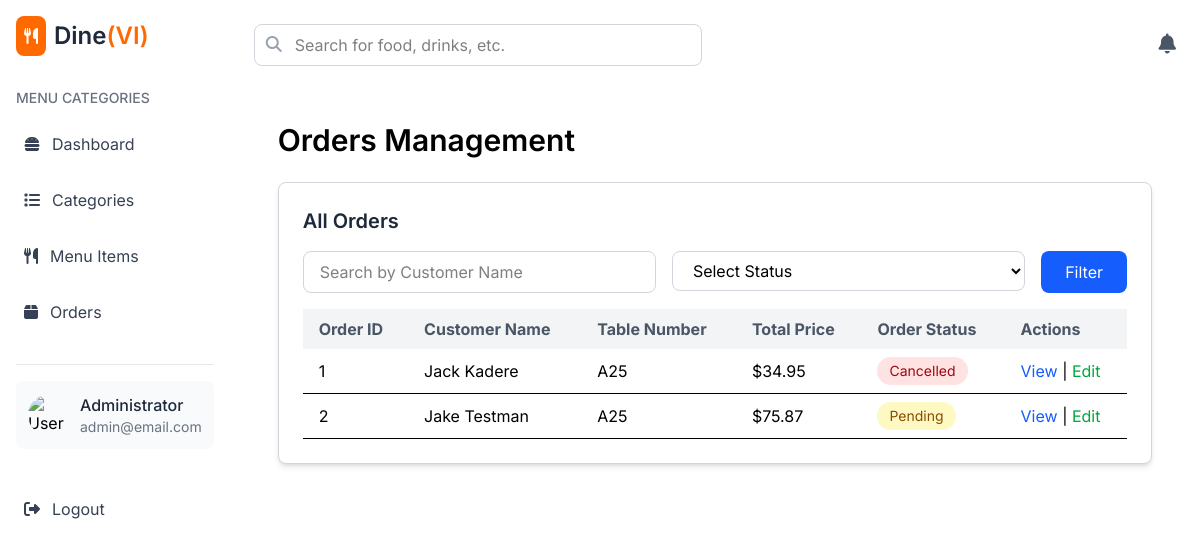
/orders (signed in), run on an earlier commit of the app's database.
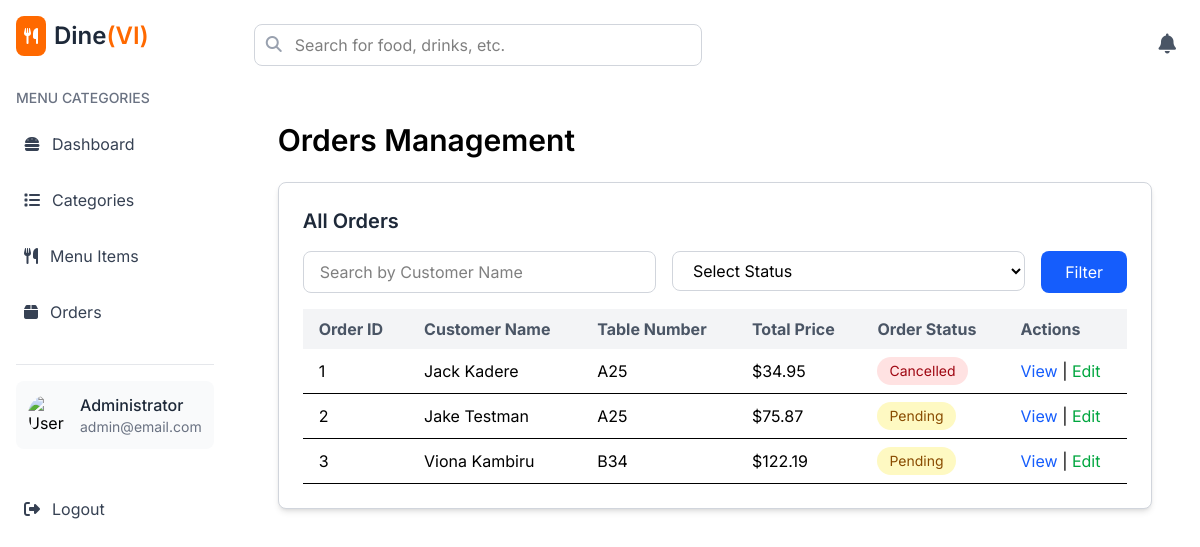
And on a later commit of the database.
### models/models.py (models this page shows, shortened)
class User(db.Model):
    user_id = db.Column(db.Integer, primary_key=True)
    name = db.Column(db.String(100), nullable=False)
    email = db.Column(db.String(150), unique=True, nullable=False)
    password_hash = db.Column(db.String(256), nullable=False)
    role = db.Column(db.String(50), default='waiter')

class Order(db.Model):
    order_id = db.Column(db.Integer, primary_key=True)
    customer_name = db.Column(db.String(100), nullable=False)
    table_number = db.Column(db.String(20), nullable=False)
    order_status = db.Column(db.String(20), default='Pending')
    total_price = db.Column(db.Float, nullable=False)
    created_at = db.Column(db.DateTime, default=db.func.current_timestamp())
    updated_at = db.Column(db.DateTime, default=db.func.current_timestamp(), onupdate=db.func.current_timestamp())

### app.py (the view)
@wraps
def login_required(f):
    @wraps(f)
    def decorated_function(*args, **kwargs):
        if 'user_id' not in session:
            flash('You need to log in first.', 'danger')
            return redirect(url_for('login'))
        return f(*args, **kwargs)
    return decorated_function

### app.py (called while the page is built)
@login_required
@app.route('/orders')
def orders():
    logged_user = User.query.get(session['user_id'])
    orders = Order.query.all()
    return render_template('admin/orders.html', orders = orders, logged_user = logged_user)

### templates/admin/orders.html (shortened to what this page needs)
{% extends "admin/admin_layout.html" %}
{% block admin_content %}
<div class="px-4 py-6">
    <h1 class="text-3xl font-semibold mb-6">Orders Management</h1>
    <div class="bg-white p-6 rounded-lg shadow-md border border-gray-300">
        <h3 class="text-xl font-semibold text-gray-800 mb-4">All Orders</h3>
        <div class="mb-4">
            <form method="GET" action="{{ url_for('orders') }}" class="flex space-x-4">
                <div class="flex-1">
                    <input type="text" name="search" placeholder="Search by Customer Name"
                        class="w-full px-4 py-2 border border-gray-300 rounded-lg focus:outline-none focus:ring-2 focus:ring-blue-500">
                </div>
                <div class="flex-1">
                    <select name="status"
                        class="w-full px-4 py-2 border border-gray-300 rounded-lg focus:outline-none focus:ring-2 focus:ring-blue-500">
                        <option value="">Select Status</option>
                    </select>
                </div>
                <button type="submit"
                    class="px-6 py-2 bg-blue-600 text-white rounded-lg hover:bg-blue-700">Filter</button>
            </form>
        </div>
        <table class="min-w-full table-auto">
            <thead>
                <tr class="bg-gray-100 text-gray-600">
                    <th class="px-4 py-2 text-left">Order ID</th>
                    <th class="px-4 py-2 text-left">Customer Name</th>
                    <th class="px-4 py-2 text-left">Table Number</th>
                    <th class="px-4 py-2 text-left">Total Price</th>
                    <th class="px-4 py-2 text-left">Order Status</th>
                    <th class="px-4 py-2 text-left">Actions</th>
                </tr>
            </thead>
            <tbody>
                {% for order in orders %}
                <tr class="border-b hover:bg-gray-50">
                    <td class="px-4 py-2">{{ order.order_id }}</td>
                    <td class="px-4 py-2">{{ order.customer_name }}</td>
                    <td class="px-4 py-2">{{ order.table_number }}</td>
                    <td class="px-4 py-2">${{ '%.2f'|format(order.total_price) }}</td>
                    <td class="px-4 py-2">
                        <span
                            class="px-3 py-1 inline-block text-sm rounded-full {{ 'bg-yellow-100 text-yellow-800' if order.order_status == 'Pending' else 'bg-green-100 text-green-800' if order.order_status == 'Served' else 'bg-red-100 text-red-800' }}">
                            {{ order.order_status }}
                        </span>
                    </td>
                    <td class="px-4 py-2">
                        <a href="#" class="text-blue-600 hover:text-blue-800">View</a> |
                        <a href="{{ url_for('edit_order', order_id=order.order_id) }}"
                            class="text-green-600 hover:text-green-800">Edit</a>
                    </td>
                </tr>
                {% else %}
                <tr>
                    <td colspan="6" class="px-4 py-2 text-center text-gray-500">No orders found</td>
                </tr>
                {% endfor %}
            </tbody>
        </table>
    </div>
</div>
{% endblock %}

### templates/admin/admin_layout.html (shortened to what this page needs)
{% extends "base.html" %}
{% block content %}
<div class="flex flex-col md:flex-row min-h-screen bg-gray-100">
    <aside class="hidden lg:block shrink-0 w-auto bg-white shadow-lg md:min-h-screen p-4">
        <div class="flex items-center mb-8">
            <div class="bg-orange-500 text-white p-2 rounded-lg mr-2">
                <i class="fas fa-utensils"></i>
            </div>
            <h1 class="text-2xl font-semibold text-gray-800">Dine<span class="text-orange-500">(VI)</span></h1>
        </div>
        <div class="mb-8">
            <h2 class="text-gray-500 text-sm font-medium mb-4">MENU CATEGORIES</h2>
            <ul class="space-y-4">
                <a href="{{ url_for('admin_dashboard') }}"
                    class="flex space-x-2 items-center p-2 rounded-lg text-gray-700 hover:bg-gray-100">
                    <i class="fas fa-hamburger mr-3"></i>
                    <span>Dashboard</span>
                </a>
                <a href="{{ url_for('view_categories') }}"
                    class="flex space-x-2 items-center p-2 rounded-lg text-gray-700 hover:bg-gray-100">
                    <i class="fas fa-list mr-3"></i>
                    <span>Categories</span>
                </a>
                <a href="{{ url_for('view_menu_items') }}"
                    class="flex space-x-2 items-center p-2 rounded-lg text-gray-700 hover:bg-gray-100">
                    <i class="fas fa-utensils mr-3"></i>
                    <span>Menu Items</span>
                </a>
                <a href="{{ url_for('orders') }}"
                    class="flex space-x-2 items-center p-2 rounded-lg text-gray-700 hover:bg-gray-100">
                    <i class="fas fa-box mr-3"></i>
                    <span>Orders</span>
                </a>
            </ul>
        </div>
        <div class="pt-4 border-t border-gray-200">
            <div class="flex items-center p-3 bg-gray-50 rounded-lg">
                <img src="https://www.svgrepo.com/show/384674/account-avatar-profile-user-11.svg" alt="User Profile"
                    class="w-10 h-10 rounded-full mr-3" />
                <div>
                    <h3 class="font-medium text-gray-800">{{ logged_user.name }}</h3>
                    <p class="text-sm text-gray-500">{{ logged_user.email }}</p>
                </div>
            </div>
        </div>
        <a href="{{ url_for('logout') }}"
            class="flex space-x-2 items-center p-2 mt-10 rounded-lg text-gray-700 hover:bg-gray-100">
            <i class="fas fa-sign-out-alt mr-3"></i>
            <span>Logout</span>
        </a>
    </aside>
    <main class="flex-grow h-screen flex-1 flex flex-col bg-white p-4">
        <nav class="flex space-x-4 items-center justify-between mb-6 p-2 shrink-0">
            <div class="relative flex-1 max-w-md">
                <input type="text" placeholder="Search for food, drinks, etc."
                    class="w-full p-2 pl-10 rounded-lg border border-gray-300 focus:outline-none focus:ring-2 focus:ring-orange-500 focus:border-transparent" />
                <i class="fas fa-search absolute left-3 top-3 text-gray-400"></i>
            </div>
            <div class="flex items-center space-x-6">
                <button class="text-gray-600 hover:text-gray-800">
                    <i class="fas fa-bell text-xl"></i>
                </button>
            </div>
        </nav>
        <div class="flex-grow overflow-auto px-4">
            {% block admin_content %}{% endblock %}
        </div>
    </main>
</div>
{% endblock %}

### templates/base.html (shortened to what this page needs)
<!DOCTYPE html>
<html lang="en">
<head>
    <script src="https://cdn.jsdelivr.net/npm/@tailwindcss/browser@4"></script>
    <link rel="stylesheet" href="https://cdnjs.cloudflare.com/ajax/libs/font-awesome/6.7.2/css/all.min.css">
</head>
<body class="font-[Inter]">
    {% block content %}{% endblock %}
</body>
</html>

What changed in the data, as far as the page shows it:
added Order: order_id "3", customer_name "Viona Kambiru", table_number "B34", total_price "122.19", order_status "Pending"
